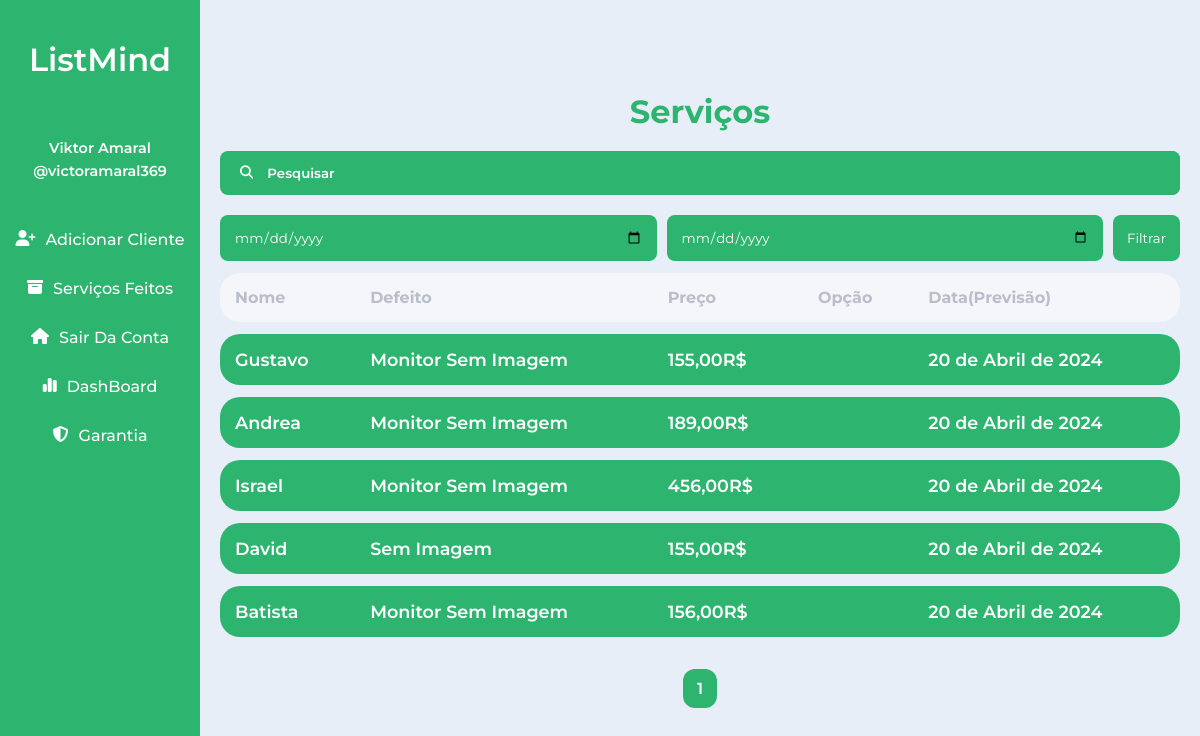
The app's page / (signed in) with its own data.
### appusers/models.py (models this page shows, shortened)
class Cliente(models.Model):
    choices = {
        ('0', 'Serviço'),
        ('1', 'Diagnóstico'),
        ('2', 'Compra'),
    }
    user = models.ForeignKey(User, on_delete=models.CASCADE)
    name = models.CharField(max_length=100)
    defect = models.TextField()
    option = models.CharField(max_length=11, choices=choices, default='0')
    date = models.DateField(auto_now_add=True)
    predicted_date = models.DateField(default='2006-02-22')
    predicted_price = models.DecimalField(max_digits=10, decimal_places=3)
    price = models.DecimalField(max_digits=10, decimal_places=2)
    service = models.TextField()
    part = models.TextField()
    status = models.BooleanField(default=False)

### appusers/views.py (the view)
# urls.py: path('', ViewHome, name="home"),
def ViewHome(request):
    if request.method == 'POST':
        name = request.POST.get('name')
        start_date = request.POST['start_date']
        end_date = request.POST['end_date']
        if name and start_date and end_date:
            clientes = Cliente.objects.filter(user=request.user,name__icontains=name, date__range=[start_date, end_date]).exclude(status=True)
        elif start_date and end_date:
            clientes = Cliente.objects.filter(user=request.user,date__range=[start_date, end_date]).exclude(status=True)
        else:
            clientes = Cliente.objects.filter(user=request.user,name__icontains=name).exclude(status=True)
    else:
        clientes = Cliente.objects.filter(user=request.user).exclude(status=True)
    paginator = Paginator(clientes, 5)
    page_number = request.GET.get('page')
    try:
        clientes = paginator.page(page_number)
    except PageNotAnInteger:
        clientes = paginator.page(1)
    except EmptyPage:
        clientes = paginator.page(paginator.num_pages)
    return render(request, 'index2.html', {'clientes':clientes})

### templates/index2.html
{% extends 'index.html' %}
{% block content %}
    {% include 'usersarea.html' %}
{% endblock %}

### templates/table.html (shortened to what this page needs)
<table>
    <thead>
        <tr>
            <th id="startd">Nome</th>
            <th>Defeito</th>
            <th>Preço</th>
            <th>Opção</th>
            <th id="starte">Data(Previsão)</th>
        </tr>
    </thead>
    <tbody>
    {% for cliente in clientes %}
        {% if cliente.status == True %}
            <tr oncontextmenu="Mudar('{{cliente.id}}','{{cliente.status}}', '{{cliente.name}}', '{{cliente.defect}}')" onclick="Document('{{cliente.id}}')">
                <td id="startd">{{ cliente.name }}</td>
                <td>{{ cliente.defect }}</td>
                <td>{{ cliente.price}}R$</td>
                <td>{{ cliente.date}}</td>
                <td id="starte">{{ cliente.predicted_date }}</td>
            </tr>
        {% else %}
            <tr oncontextmenu="Mudar('{{cliente.id}}', '{{cliente.status}}', '{{cliente.name}}', '{{cliente.defect}}')" onclick="Document('{{cliente.id}}')">
                <td id="startd">{{ cliente.name }}</td>
                <td>{{ cliente.defect }}</td>
                <td>{{ cliente.price}}R$</td>
                <td>{{ cliente.get_opcao_display }}</td>
                <td id="starte">{{ cliente.predicted_date }}</td>
            </tr>
        {% endif %}
    {% endfor %}
    </tbody>
</table>

### static/css/style.css (style rules this page uses)
* { margin: 0px; padding: 0px; box-sizing: border-box; font-family: "Montserrat", sans-serif; }
table { padding: 0px 20px; width: 100%; text-align: left; border: none; border-collapse: separate; border-spacing: 0px 12px; }
th, td { padding: 15px; border: none; }
th { color: #b8beca; background-color: #f5f6fa; }
td { font-weight: 600; font-size: 1.1em; cursor: pointer; color: white; background-color: #2db56f; }
td#startd, th#startd { border-radius: 20px 0px 0px 20px; }
td#starte, th#starte { border-radius: 0px 20px 20px 0px; }

### records on screen
Cliente: name "Gustavo", defect "Monitor Sem Imagem", price "155,00", predicted_date "20 de Abril de 2024"
Cliente: name "Andrea", defect "Monitor Sem Imagem", price "189,00", predicted_date "20 de Abril de 2024"
Cliente: name "Israel", defect "Monitor Sem Imagem", price "456,00", predicted_date "20 de Abril de 2024"
Cliente: name "David", defect "Sem Imagem", price "155,00", predicted_date "20 de Abril de 2024"
Cliente: name "Batista", defect "Monitor Sem Imagem", price "156,00", predicted_date "20 de Abril de 2024"

### other values on screen
{{ num }} "1"
